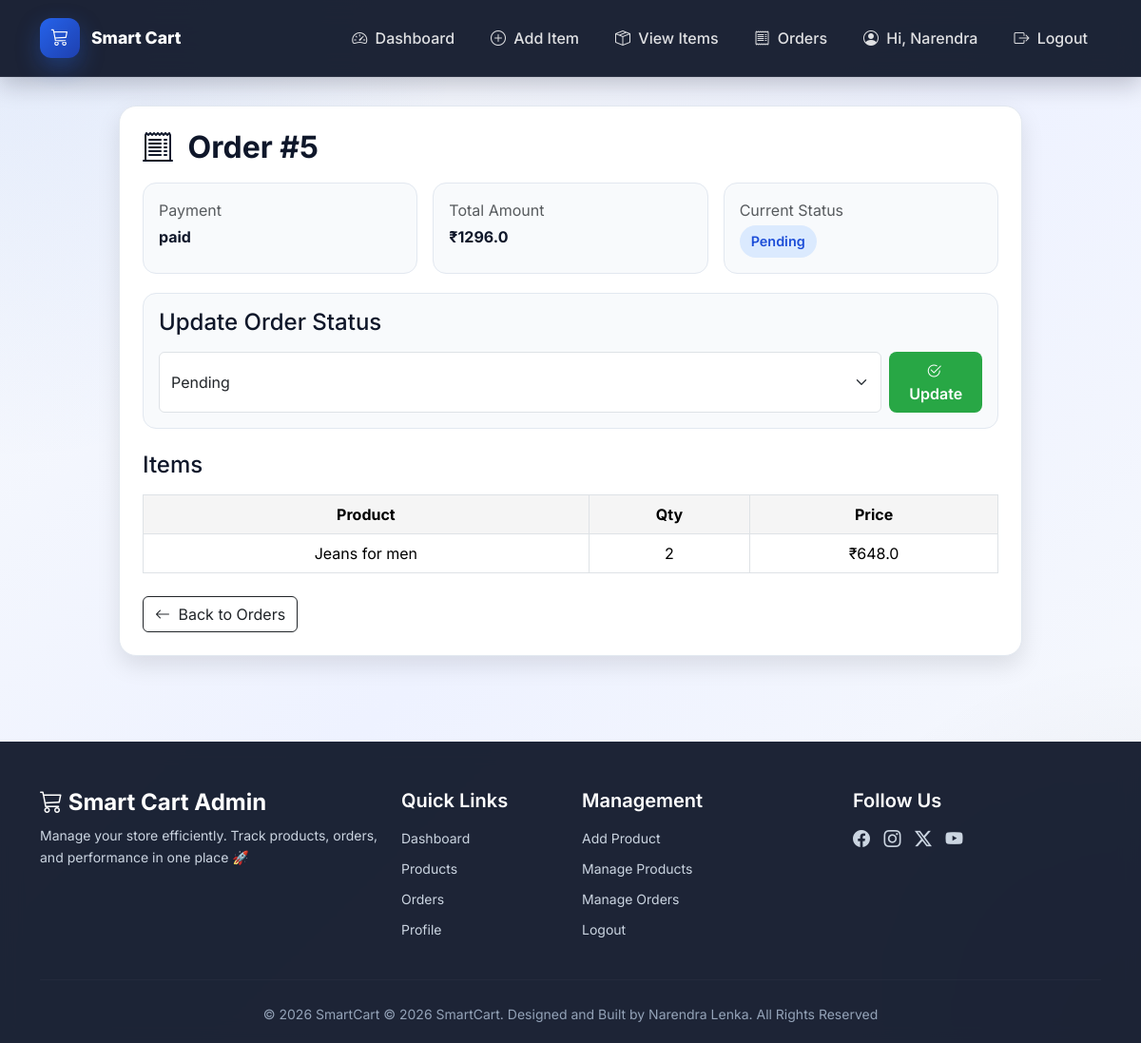
The app's page /admin/order/5 (signed in) with its own data.
### tables this page shows
CREATE TABLE orders (
        order_id INTEGER PRIMARY KEY AUTOINCREMENT,
        user_id INTEGER NOT NULL,
        razorpay_order_id TEXT,
        razorpay_payment_id TEXT,
        amount REAL,
        payment_status TEXT,
        order_status TEXT DEFAULT 'Pending',

        full_name TEXT,
        phone TEXT,
        address TEXT,
        landmark TEXT,
        city TEXT,
        district TEXT,
        state TEXT,
        country TEXT,
        pincode TEXT,

        created_at TIMESTAMP DEFAULT CURRENT_TIMESTAMP,
        admin_id INTEGER,

        FOREIGN KEY (user_id) REFERENCES users(user_id),
        FOREIGN KEY (admin_id) REFERENCES admin(admin_id)
    );

CREATE TABLE order_items (
        id INTEGER PRIMARY KEY AUTOINCREMENT,
        order_id INTEGER NOT NULL,
        product_id INTEGER NOT NULL,
        product_name TEXT NOT NULL,
        quantity INTEGER NOT NULL,
        price REAL NOT NULL,
        total REAL NOT NULL,
        FOREIGN KEY (order_id) REFERENCES orders(order_id),
        FOREIGN KEY (product_id) REFERENCES products(product_id)
    );

### app.py (the view)
@app.route('/admin/order/<int:order_id>')
def admin_order_details(order_id):
    if 'admin_id' not in session:
        flash("Please login!", "danger")
        return redirect('/admin-login')
    admin_id = session['admin_id']
    conn = get_db_connection()
    cursor = conn.cursor()
    cursor.execute("""
        SELECT o.*
        FROM orders o
        JOIN order_items oi ON o.order_id = oi.order_id
        JOIN products p ON oi.product_id = p.product_id
        WHERE o.order_id = ?
        AND p.admin_id = ?
        LIMIT 1
    """, (order_id, admin_id))
    order = cursor.fetchone()
    cursor.execute("""
        SELECT oi.*
        FROM order_items oi
        JOIN products p ON oi.product_id = p.product_id
        WHERE oi.order_id = ?
        AND p.admin_id = ?
    """, (order_id, admin_id))
    items = cursor.fetchall()
    cursor.close()
    conn.close()
    if not order or not items:
        flash("Order not found for your products!", "danger")
        return redirect('/admin/orders')
    admin_total = sum(float(item['total']) for item in items)
    return render_template(
        "admin/order_details.html",
        order=order,
        items=items,
        admin_total=admin_total
    )

### app.py (called while the page is built, shortened)
def get_db_connection():
    conn = sqlite3.connect("smartcart.db")
    conn.row_factory = sqlite3.Row
    conn.execute("PRAGMA foreign_keys = ON")
    return conn

@app.context_processor
def inject_cart_count():
    cart = session.get('cart', {})
    cart_count = sum(item['quantity'] for item in cart.values())
    return dict(cart_count=cart_count)

@app.context_processor
def inject_cart_count():
    if 'user_id' not in session:
        return dict(cart_count=0)

### templates/admin/order_details.html (shortened to what this page needs)
{% extends "admin/base_admin.html" %}
{% block content %}
<div class="main-content">
    <div class="container">
        <div class="order-box">
            <h2 class="order-title">
                <i class="bi bi-receipt-cutoff me-2"></i>
                Order #{{ order.order_id }}
            </h2>
            <div class="row g-3">
                <div class="col-12 col-md-4">
                    <div class="info-card">
                        <p class="text-muted mb-1">Payment</p>
                        <strong>{{ order.payment_status }}</strong>
                    </div>
                </div>
                <div class="col-12 col-md-4">
                    <div class="info-card">
                        <p class="text-muted mb-1">Total Amount</p>
                        <strong>₹{{ order.amount }}</strong>
                    </div>
                </div>
                <div class="col-12 col-md-4">
                    <div class="info-card">
                        <p class="text-muted mb-1">Current Status</p>
                        <span class="status-badge">{{ order.order_status }}</span>
                    </div>
                </div>
            </div>
            <div class="update-box">
                <h4 class="mb-3">Update Order Status</h4>
                <form method="POST" action="/admin/update-order-status/{{ order.order_id }}"
                      class="d-flex gap-2 update-form">
                    <select name="status" class="form-select">
                        <option value="Pending">Pending</option>
                    </select>
                    <button type="submit" class="btn btn-update">
                        <i class="bi bi-check2-circle me-1"></i> Update
                    </button>
                </form>
            </div>
            <h4 class="mt-4 mb-3">Items</h4>
            <div class="table-responsive">
                <table class="table table-bordered align-middle text-center">
                    <thead>
                        <tr>
                            <th>Product</th>
                            <th>Qty</th>
                            <th>Price</th>
                        </tr>
                    </thead>
                    <tbody>
                        {% for it in items %}
                        <tr>
                            <td>{{ it.product_name }}</td>
                            <td>{{ it.quantity }}</td>
                            <td>₹{{ it.price }}</td>
                        </tr>
                        {% endfor %}
                    </tbody>
                </table>
            </div>
            <div class="mt-4 text-start">
                <a href="/admin/orders" class="btn btn-outline-dark">
                    <i class="bi bi-arrow-left me-1"></i> Back to Orders
                </a>
            </div>
        </div>
    </div>
</div>
{% endblock %}

### templates/admin/base_admin.html (style rules this page uses)
:root { --primary: #0f172a; --accent: #2563eb; --accent-hover: #1d4ed8; --text-dark: #0f172a; --text-muted: #64748b; --danger-text: #b91c1c; }
html, body { min-height: 100%; margin: 0; font-family: 'Inter', sans-serif; background: radial-gradient(circle at top left, rgba(37, 99, 235, 0.10), transparent 30%), radial-gradient(circle at bottom right, rgba(15, 23, 42, 0.08), transparent 25%), linear-gradient(135deg, #f8fafc, #eef2ff, #f8fafc); color: var(--text-dark); }
body { display: flex; flex-direction: column; min-height: 100vh; }

### templates/admin/order_details.html (style rules this page uses)
.order-box { background: #ffffff; border: 1px solid #e2e8f0; border-radius: 18px; padding: 24px; margin: 30px auto; box-shadow: 0 10px 25px rgba(0, 0, 0, 0.10); max-width: 950px; }
.order-title { font-weight: 700; margin-bottom: 18px; }
.info-card { background: #f8fafc; border: 1px solid #e2e8f0; border-radius: 14px; padding: 16px; height: 100%; }
.info-card p { margin-bottom: 8px; }
.status-badge { display: inline-block; padding: 6px 12px; border-radius: 999px; background: #dbeafe; color: #1d4ed8; font-weight: 600; font-size: 0.9rem; }
.update-box { background: #f8fafc; border: 1px solid #e2e8f0; border-radius: 14px; padding: 16px; margin-top: 20px; }
.btn-update { background: #28a745; color: white; border: none; border-radius: 8px; padding: 8px 14px; font-weight: 600; }
.table { margin-bottom: 0; }
.table th { background: #f5f5f5; white-space: nowrap; }

### records on screen
orders: order_id "5", payment_status "paid", amount "1296.0", order_status "Pending"
order_items: product_name "Jeans for men", quantity "2", price "648.0"

### other values on screen
{{ session.get('admin_name', 'Profile') }} "Narendra"
